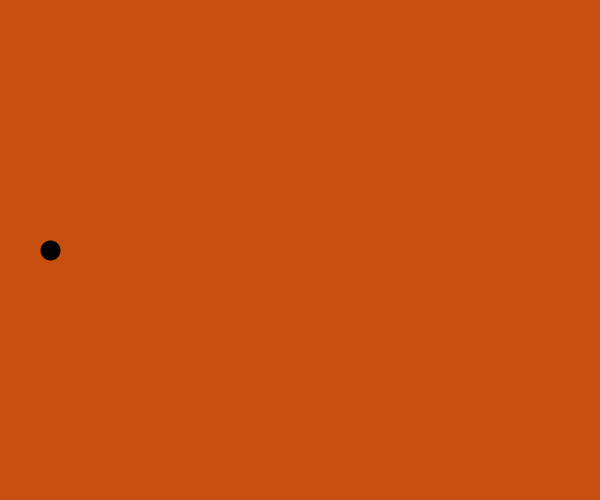
Frame 1 (no input)
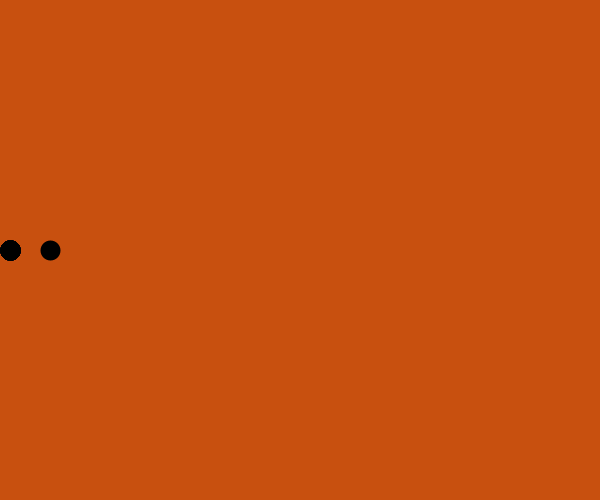
Frame 60 (the mouse pressed at the canvas centre just before this capture)
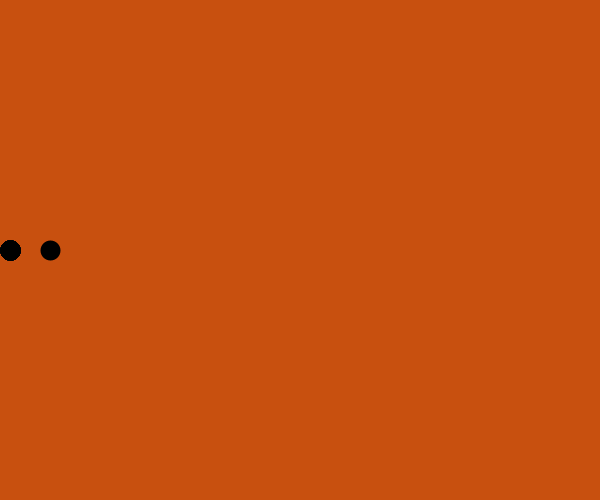
Frame 120 (the mouse held since frame 60 and released just before this capture)

The Processing sketch that drew these frames (run headless with seeded random() and noise(); from frame 60 on, the mouse is pressed at the canvas centre):

// Processing sketch: s02e04
// ── s02e04.pde
void setup()
{
  size(600,500);
  background(200,80,15);
  strokeWeight(20);
}

float pozycja = 50;

void draw()
{
  point(pozycja, 250);
  pozycja = 10;
}
